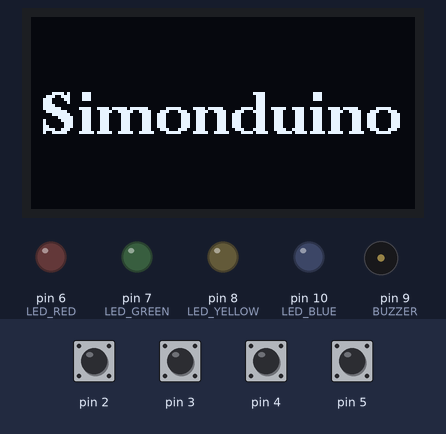
Recording of a sketch running on a simulated Arduino Uno, built with avr-gcc and run on an emulated ATmega328P. Parts: 128×64 one-colour display, output pins drawn as LEDs (lit = HIGH), buzzer (waves = sounding). Inputs (shaded band) come from the test bench; at power-on: pin 2–5 HIGH. Random numbers use the default seed unless the sketch sets one.

Above: at 5.2 s.
At 7.9 s:
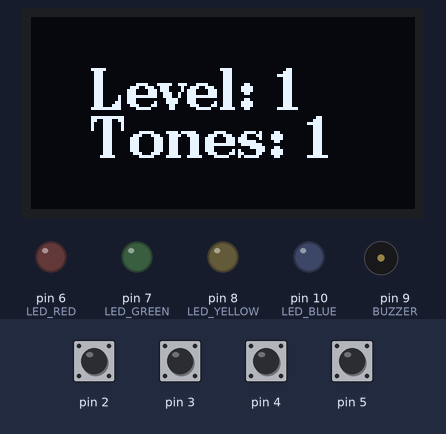
8.0 s: pin 3 pulled LOW for 0.15 s
At 10.8 s:
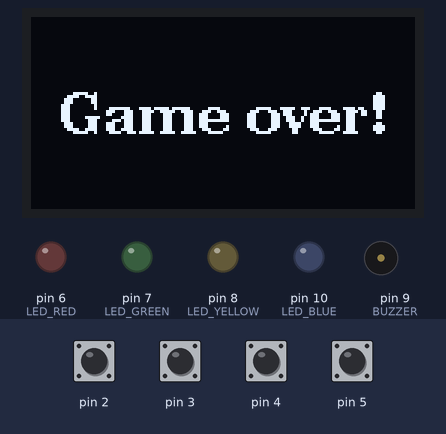
13.9 s: pin 4 pulled LOW for 0.15 s
At 14.19 s:
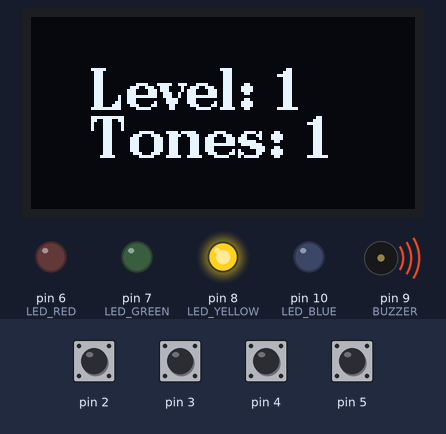
17.0 s: pin 5 pulled LOW for 1 s
At 17.8 s:
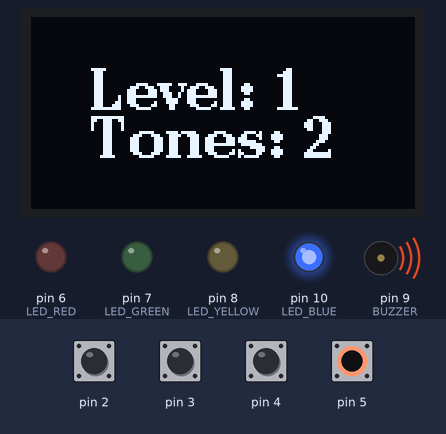
Timing chart, 0 to 23.7 s (numbered marks = the images above; inputs shaded):
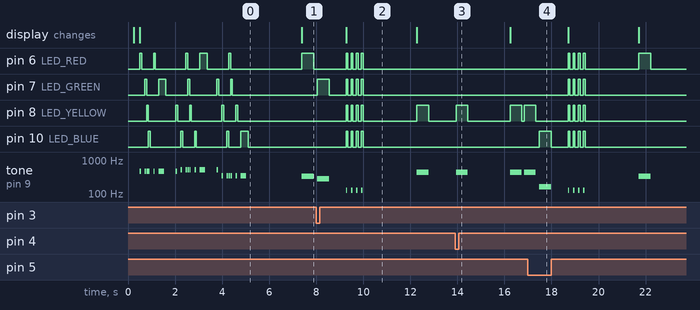

The sketch:

simonduino.ino
```cpp
#include "pitches.h"

#include <ezButton.h>
#include "SimonLED.hpp"

//OLED display setup
#include <U8g2lib.h>
U8G2_SSD1306_128X64_NONAME_1_SW_I2C u8g2(U8G2_R0, A5, A4,U8X8_PIN_NONE);

//Y position for each display lines
#define DISPLAY_LINE_1 15
#define DISPLAY_LINE_2 31
#define DISPLAY_LINE_3 47
#define DISPLAY_LINE_4 63
#define DISPLAY_LINE_CENTER 39

//Define inputs and outputs pins numbers
#define LED_RED 6
#define LED_GREEN 7
#define LED_YELLOW 8
#define LED_BLUE 10

#define SW_RED 2
#define SW_GREEN 3
#define SW_YELLOW 4
#define SW_BLUE 5
#define NO_INPUT -1

#define BUZZER 9

//Create array of 4 ezButtons
ezButton btnsArray[] = {
  ezButton(SW_RED),
  ezButton(SW_GREEN),
  ezButton(SW_YELLOW),
  ezButton(SW_BLUE)
};

/*This variable will be set to the corresponding btnsArray index
  when a button is pressed in the WAITING_FOR_INPUT state*/
int inputSw = NO_INPUT;

#define DEBOUNCE_TIME 50 //debounce time for buttons

//Array of notes corresponding to each inputs
int tonesArray[] = {
  NOTE_E4,
  NOTE_CS4,
  NOTE_A4,
  NOTE_E3
};

//Create array of 4 SimonLEDs
SimonLED LEDsArray[] = {
  SimonLED(LED_RED, BUZZER, tonesArray[0]),
  SimonLED(LED_GREEN, BUZZER, tonesArray[1]),
  SimonLED(LED_YELLOW, BUZZER, tonesArray[2]),
  SimonLED(LED_BLUE, BUZZER, tonesArray[3])
};

//Delay for LEDs blinking
#define LED_BLINK_DURATION 500

byte currentLevel = 1;
const byte tonesPerLevel = 31;
byte levelsArray[tonesPerLevel]; //Array of random tones from 0 to 3

//When tonesPlayed > currentTone, currentTone is incremented by 1 and the sequence is replayed
byte currentTone = 0; //number of tones played by Simon
byte tonesPlayed = 0; //number of tones played by the user

//Main program states
#define NO_STATE 0
#define PLAYING_SEQUENCE 1
#define WAITING_FOR_INPUT 2
byte currentState = NO_STATE;
unsigned long changeStateTimer = 0; //Timer before Simon plays the tones
#define changeStateDelay 2000 //Timer delay (ms)


void setup() {

  randomSeed(analogRead(0)); //Use analog pin 0 for generating random number

  u8g2.begin(); //Init display

  const char* displayString = "Loading...";
  u8g2.firstPage();
  do {
    u8g2.setFont(u8g2_font_ncenB14_tr);
    u8g2.setCursor((128 - u8g2.getStrWidth(displayString)) / 2, DISPLAY_LINE_CENTER);
    u8g2.print(displayString);
  } while ( u8g2.nextPage() );


  for(int i = 0; i <= 3; i++) {
    btnsArray[i].setDebounceTime(DEBOUNCE_TIME);
  }

  pinMode(BUZZER, INPUT); //Temporarily set pin to INPUT to avoid noise

  simonReady();
}

void loop() {
  //Call loop function for ezButton and SimonLED
  for(int i = 0; i <= 3; i++) {
    btnsArray[i].loop();
    LEDsArray[i].loop();
  }

  //PLAYING_SEQUENCE state
  if(currentState == PLAYING_SEQUENCE) {
    if(changeStateTimer == 0) changeStateTimer = millis(); //Delay before playing sequence
    if(millis() - changeStateTimer >= changeStateDelay) {
      u8g2.firstPage();
      do {
        u8g2.setCursor(20, DISPLAY_LINE_2);
        u8g2.print("Level: ");
        u8g2.print(currentLevel);
        u8g2.setCursor(20, DISPLAY_LINE_3);
        u8g2.print("Tones: ");
        u8g2.print(currentTone+1);
      } while ( u8g2.nextPage() );
      for(byte i=0; i <= currentTone; i++) {
        LEDsArray[levelsArray[i]].blinkLED(LED_BLINK_DURATION);
        delay(LED_BLINK_DURATION);
        LEDsArray[levelsArray[i]].stopBlink();
        delay(100);
      }
      currentState = WAITING_FOR_INPUT;
      changeStateTimer = 0;
    }
  }

  //WAITING FOR INPUT
  if(currentState == WAITING_FOR_INPUT) {
    //If a button is pressed (rising) in btnsArray, set inputSw to corresponding button
    for(int i = 0; i <= 3; i++) {
      if(btnsArray[i].isPressed()) {
        inputSw = i;
      }
    }

    //If any button was pressed, blink the corresponding LED
    if(inputSw != NO_INPUT) {
      LEDsArray[inputSw].blinkLED(LED_BLINK_DURATION);
    }

    //Input is correct
    if(inputSw == levelsArray[tonesPlayed]) {
      tonesPlayed++;
      //Sequence completed
      if(tonesPlayed > currentTone) {
        tonesPlayed = 0;
        currentTone++;
        currentState = PLAYING_SEQUENCE;
        //Level completed
        if(currentTone > tonesPerLevel-1) {
          delay(LED_BLINK_DURATION);
          LEDsArray[inputSw].stopBlink();
          delay(500);
          playLevelCompletedMelody();
          generateLevel();
          currentLevel++;
        }
      }

    }
    else if(inputSw != NO_INPUT) {
      delay(LED_BLINK_DURATION);
      LEDsArray[inputSw].stopBlink();
      delay(500);
      gameOver();
    }
  }
  inputSw = NO_INPUT;
}

void setLEDsHigh() {
  digitalWrite(LED_RED, HIGH);
  digitalWrite(LED_GREEN, HIGH);
  digitalWrite(LED_YELLOW, HIGH);
  digitalWrite(LED_BLUE, HIGH);
}

void setLEDsLow() {
  digitalWrite(LED_RED, LOW);
  digitalWrite(LED_GREEN, LOW);
  digitalWrite(LED_YELLOW, LOW);
  digitalWrite(LED_BLUE, LOW);
}

void gameOver() {
  const char* displayString = "Game over!";
  u8g2.firstPage();
  do {
    u8g2.setCursor((128 - u8g2.getStrWidth(displayString)) / 2, DISPLAY_LINE_CENTER);
    u8g2.print("Game over!");
  } while ( u8g2.nextPage() );
  playGameOverMelody();
  startNewGame();
}

void simonReady() {
  const char* displayString = "Simonduino";
  u8g2.firstPage();
  do {
    u8g2.setCursor((128 - u8g2.getStrWidth(displayString)) / 2, DISPLAY_LINE_CENTER);
    u8g2.print(displayString);
  } while ( u8g2.nextPage() );

  playSimonMelody();
  startNewGame();
}

void generateLevel() {
  for(int i = 0; i < tonesPerLevel; i++) {
    levelsArray[i] = random(4);
  }
  tonesPlayed = 0;
  currentTone = 0;
  inputSw = NO_INPUT;
}

void startNewGame() {
  generateLevel();
  currentLevel = 1;
  currentState = PLAYING_SEQUENCE;
}

void playSimonMelody() {
  pinMode(BUZZER, OUTPUT);

  int notes[] = {
    NOTE_AS4, 0, NOTE_AS4, NOTE_AS4, NOTE_AS4, 0, NOTE_AS4, 0, NOTE_AS4, 0,
    NOTE_AS4, 0, NOTE_C5, 0, NOTE_C5, NOTE_C5, NOTE_C5, 0, NOTE_C5, 0, NOTE_C5, 0,
    NOTE_C5, 0, NOTE_F4, 0, NOTE_F4, NOTE_F4, NOTE_F4, 0, NOTE_F4, 0, NOTE_F4
  };

  byte duration[] = {
    1, 1, 1, 1, 1, 1, 1, 1, 4, 3,
    1, 1, 1, 1, 1, 1, 1, 1, 1, 1, 4, 3,
    1, 1, 1, 1, 1, 1, 1, 1, 1, 1, 4
  };

  byte ledOnPosition = 3;
  const int MELODY_LENGTH = 33;
  const int NOTE_DURATION = 60;
  const int PAUSE_BETWEEN_NOTES = NOTE_DURATION * 1.30;

  for(int i = 0; i < MELODY_LENGTH; i++) {

    //LEDS
    LEDsArray[ledOnPosition].setState(LOW);
    if(notes[i] != 0) {
      ledOnPosition++;
      if(ledOnPosition > 3) ledOnPosition = 0;
      LEDsArray[ledOnPosition].setState(HIGH);
    }

    //BUZZER
    if(notes[i] != 0) {
      tone(BUZZER, notes[i], duration[i] * NOTE_DURATION);
    }
    else {
      delay(duration[i] * NOTE_DURATION);
    }
    delay(PAUSE_BETWEEN_NOTES * duration[i]);
    noTone(BUZZER);
  }

  LEDsArray[ledOnPosition].setState(LOW);

  pinMode(BUZZER, INPUT);
}

void playGameOverMelody() {
  pinMode(BUZZER, OUTPUT);

  int notes[] = {
    NOTE_C3, 0, NOTE_C3, 0, NOTE_C3, 0, NOTE_C3
  };

  byte duration[] = {
    1, 1, 1, 1, 1, 1, 1
  };

  const int MELODY_LENGTH = 7;
  const int NOTE_DURATION = 60;
  const int PAUSE_BETWEEN_NOTES = NOTE_DURATION * 1.30;

  for(int i = 0; i < MELODY_LENGTH; i++) {

    //LEDS
    if(notes[i] != 0) setLEDsHigh();

    //BUZZER
    if(notes[i] != 0) {
      tone(BUZZER, notes[i], duration[i] * NOTE_DURATION);
    }
    else {
      delay(duration[i] * NOTE_DURATION);
    }

    delay(PAUSE_BETWEEN_NOTES * duration[i]);
    setLEDsLow();
    noTone(BUZZER);
  }

  pinMode(BUZZER, INPUT);
}

void playLevelCompletedMelody() {
  pinMode(BUZZER, OUTPUT);

  byte ledOnPosition = 0;

  int notes[] = {
    NOTE_G3, 0, NOTE_B3, 0, NOTE_D4, 0, NOTE_G4
  };

  byte duration[] = {
    1, 1, 1, 1, 1, 1, 1
  };

  const int MELODY_LENGTH = 7;
  const int NOTE_DURATION = 100;
  const int PAUSE_BETWEEN_NOTES = NOTE_DURATION * 1.30;

  for(int i = 0; i < MELODY_LENGTH; i++) {

    //LEDS
    if(notes[i] != 0) {
      LEDsArray[ledOnPosition].setState(HIGH);
      ledOnPosition++;
    }

    //BUZZER
    if(notes[i] != 0) {
      tone(BUZZER, notes[i], duration[i] * NOTE_DURATION);
    }
    else {
      delay(duration[i] * NOTE_DURATION);
    }

    delay(PAUSE_BETWEEN_NOTES * duration[i]);

    noTone(BUZZER);
  }

  setLEDsLow();
  pinMode(BUZZER, INPUT);
}
```

SimonLED.cpp
```cpp
#include "SimonLED.hpp"

SimonLED* SimonLED::blinkingLED = NULL;

SimonLED::SimonLED(int pinNumber) : m_pinNumber(pinNumber), m_tone(0), m_blinkDuration(500), m_blinkStartTime(0) {
  pinMode(m_pinNumber, OUTPUT);
}

SimonLED::SimonLED(int pinNumber, int buzzerPin, int tone) : m_pinNumber(pinNumber), m_buzzerPin(buzzerPin), m_tone(tone), m_blinkDuration(500), m_blinkStartTime(0) {
  pinMode(m_pinNumber, OUTPUT);
}

void SimonLED::setBuzzerPin(int buzzerPin) {
  m_buzzerPin = buzzerPin;
}

void SimonLED::setBuzzerTone(int tone) {
  m_tone = tone;
}

void SimonLED::setPinNumber(int pinNumber) {
  m_pinNumber = pinNumber;
}

int SimonLED::getPinNumber(void) const {
  return m_pinNumber;
}

void SimonLED::setState(int state) {
  digitalWrite(m_pinNumber, state);
}

void SimonLED::blinkLED(unsigned int blinkDuration) {
  if(blinkingLED != NULL) {
    blinkingLED->stopBlink();
  }

  blinkingLED = this;
  digitalWrite(m_pinNumber, HIGH);
  pinMode(m_buzzerPin, OUTPUT);
  tone(m_buzzerPin, m_tone, blinkDuration);
  m_blinkDuration = blinkDuration;
  m_blinkStartTime = millis();
}

void SimonLED::loop(void) {
  if(m_blinkStartTime > 0 && millis() - m_blinkStartTime >= m_blinkDuration) {
    SimonLED::stopBlink();
  }
}

void SimonLED::stopBlink(void) {
  blinkingLED = NULL;
  digitalWrite(m_pinNumber, LOW);
  noTone(m_buzzerPin);
  pinMode(m_buzzerPin, INPUT);
  m_blinkStartTime = 0;
}
```

SimonLED.hpp
```cpp
#ifndef SIMONLED_HPP
#define SIMONLED_HPP

#include "Arduino.h"

class SimonLED {
  public:
  SimonLED(int pinNumber);
  SimonLED(int pinNumber, int buzzerPin, int tone);
  void setBuzzerPin(int buzzerPin);
  void setBuzzerTone(int tone);
  void setPinNumber(int pinNumber);
  int getPinNumber() const;
  void setState(int state);
  void blinkLED(unsigned int blinkDuration);
  void loop();
  void stopBlink();
  static SimonLED* blinkingLED;

  private:
  int m_pinNumber;
  int m_buzzerPin;
  int m_tone;
  unsigned int m_blinkDuration;
  unsigned long m_blinkStartTime;
};

#endif
```

pitches.h
```cpp
#define NOTE_B0  31
#define NOTE_C1  33
#define NOTE_CS1 35
#define NOTE_D1  37
#define NOTE_DS1 39
#define NOTE_E1  41
#define NOTE_F1  44
#define NOTE_FS1 46
#define NOTE_G1  49
#define NOTE_GS1 52
#define NOTE_A1  55
#define NOTE_AS1 58
#define NOTE_B1  62
#define NOTE_C2  65
#define NOTE_CS2 69
#define NOTE_D2  73
#define NOTE_DS2 78
#define NOTE_E2  82
#define NOTE_F2  87
#define NOTE_FS2 93
#define NOTE_G2  98
#define NOTE_GS2 104
#define NOTE_A2  110
#define NOTE_AS2 117
#define NOTE_B2  123
#define NOTE_C3  131
#define NOTE_CS3 139
#define NOTE_D3  147
#define NOTE_DS3 156
#define NOTE_E3  165
#define NOTE_F3  175
#define NOTE_FS3 185
#define NOTE_G3  196
#define NOTE_GS3 208
#define NOTE_A3  220
#define NOTE_AS3 233
#define NOTE_B3  247
#define NOTE_C4  262
#define NOTE_CS4 277
#define NOTE_D4  294
#define NOTE_DS4 311
#define NOTE_E4  330
#define NOTE_F4  349
#define NOTE_FS4 370
#define NOTE_G4  392
#define NOTE_GS4 415
#define NOTE_A4  440
#define NOTE_AS4 466
#define NOTE_B4  494
#define NOTE_C5  523
#define NOTE_CS5 554
#define NOTE_D5  587
#define NOTE_DS5 622
#define NOTE_E5  659
#define NOTE_F5  698
#define NOTE_FS5 740
#define NOTE_G5  784
#define NOTE_GS5 831
#define NOTE_A5  880
#define NOTE_AS5 932
#define NOTE_B5  988
#define NOTE_C6  1047
#define NOTE_CS6 1109
#define NOTE_D6  1175
#define NOTE_DS6 1245
#define NOTE_E6  1319
#define NOTE_F6  1397
#define NOTE_FS6 1480
#define NOTE_G6  1568
#define NOTE_GS6 1661
#define NOTE_A6  1760
#define NOTE_AS6 1865
#define NOTE_B6  1976
#define NOTE_C7  2093
#define NOTE_CS7 2217
#define NOTE_D7  2349
#define NOTE_DS7 2489
#define NOTE_E7  2637
#define NOTE_F7  2794
#define NOTE_FS7 2960
#define NOTE_G7  3136
#define NOTE_GS7 3322
#define NOTE_A7  3520
#define NOTE_AS7 3729
#define NOTE_B7  3951
#define NOTE_C8  4186
#define NOTE_CS8 4435
#define NOTE_D8  4699
#define NOTE_DS8 4978
```

Measured:
- after the input at 8.0 s, pin 6 (LED_RED): alternates HIGH for 0.08 s and LOW for 0.14 s, 8 changes in all, then stays LOW, starting after 1.3 s; pin 7 (LED_GREEN): goes HIGH 0.50 s, LOW 0.72 s, 3 × (HIGH 0.08 s, LOW 0.14 s), HIGH 0.08 s, then LOW, starting after 0.05 s
- after the input at 13.9 s, pin 8 (LED_YELLOW): goes HIGH 0.50 s, LOW 1.8 s, HIGH 0.50 s, LOW 0.10 s, then HIGH, starting after 0.05 s; tone on pin 9 (BUZZER): goes 440 Hz 0.50 s, silent 1.8 s, 440 Hz 0.50 s, silent 0.10 s, then 440 Hz, starting after 0.05 s
- after the input at 17.0 s, pin 6 (LED_RED): goes 3 × (HIGH 0.08 s, LOW 0.14 s), HIGH 0.08 s, LOW 2.3 s, HIGH 0.50 s, then LOW, starting after 1.7 s; pin 7 (LED_GREEN): alternates HIGH for 0.08 s and LOW for 0.14 s, 8 changes in all, then stays LOW, starting after 1.7 s
- by itself, tone on pin 9 (BUZZER): plays 466 Hz for 0.06 s, 466 Hz for 0.06 s, 466 Hz for 0.06 s, 466 Hz for 0.06 s, 466 Hz for 0.06 s, 466 Hz for 0.24 s … (21 notes in this stretch)
